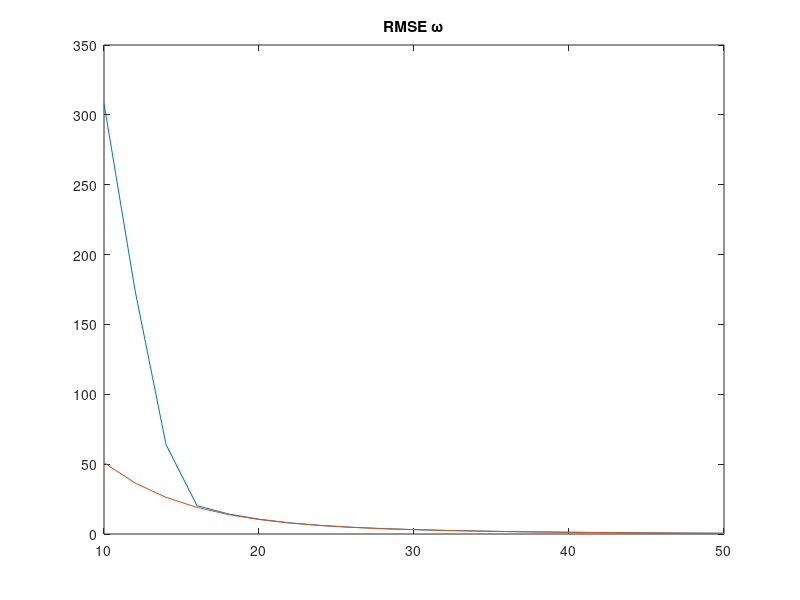
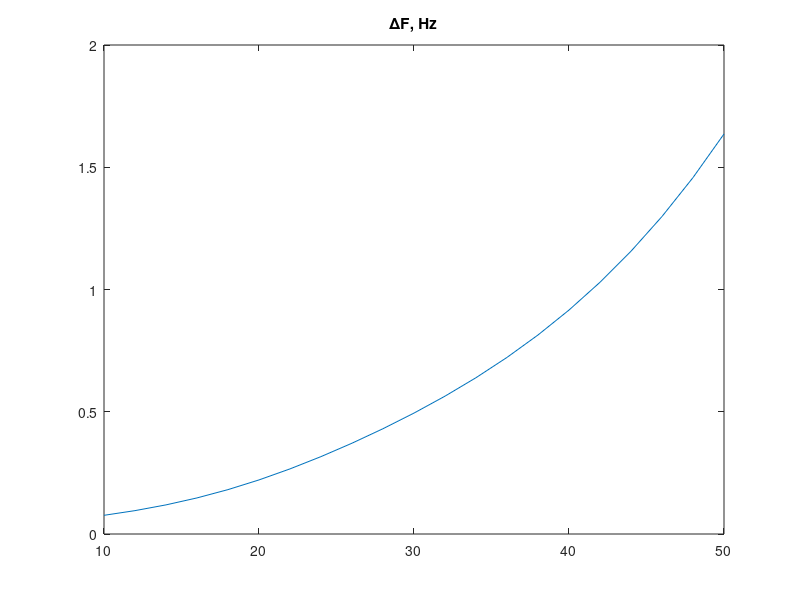

Here is the MATLAB script that generated these plots, in order:
load('Stat.mat');
u1 = 0;
for u = 1:length(StatFile.qcno_dB)
    if (StatFile.Np(u) > 0)
        u1 = u1 + 1;
        Graph.Np(u1) = StatFile.Np(u);
        Graph.qcno_dB(u1) = StatFile.qcno_dB(u);
        Graph.DestW(u1) = StatFile.DestW(u)/StatFile.Np(u);
        Graph.DestW_Theor(u1) = StatFile.DestW_Theor(u);
        Graph.FLL_Band(u1) = StatFile.FLL_Band(u);
       
    end
    
end
plot(Graph.qcno_dB, [sqrt(Graph.DestW)/2/pi; sqrt(Graph.DestW_Theor)/2/pi]);
title('RMSE \omega')
% ylim([0 max(sqrt(StatFile.DestW_Theor)/2/pi)]);
figure
plot(Graph.qcno_dB, Graph.FLL_Band)
title('\DeltaF, Hz')


